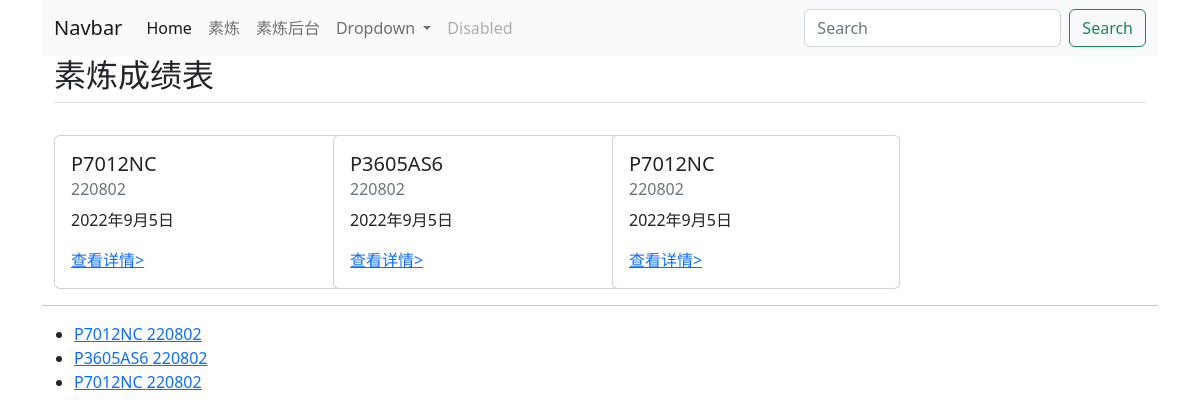
Page /mixs_dup/ on the earlier database version.
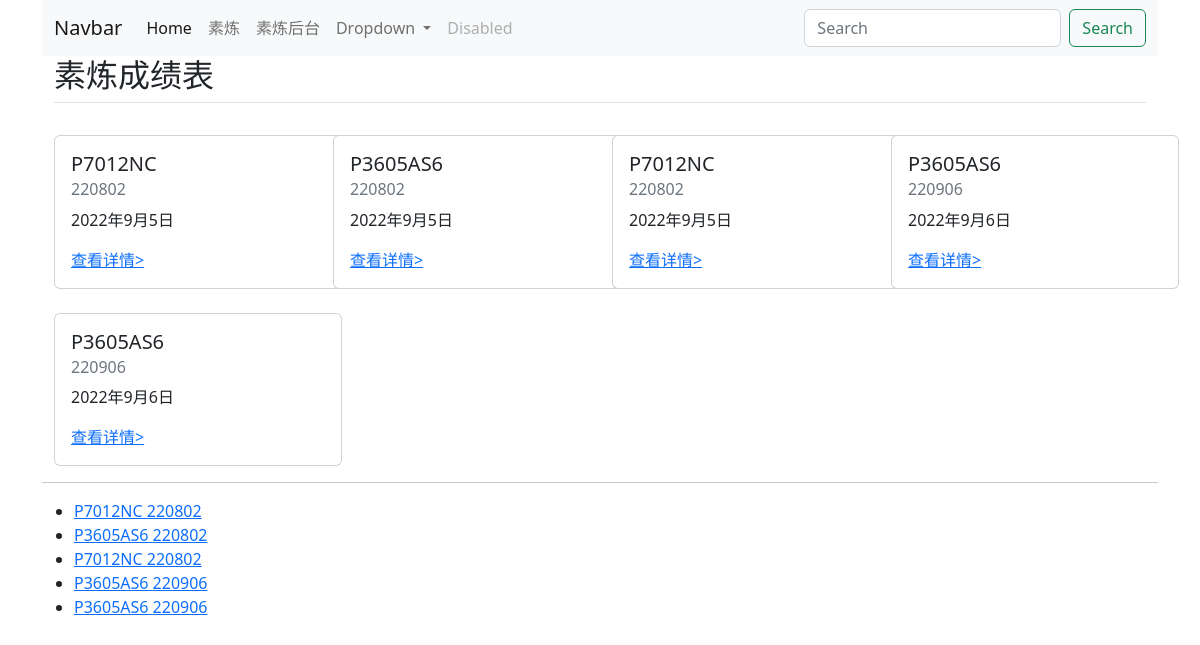
Same page on the later database version.
### mixs_dup/models.py (models this page shows, shortened)
class ProductionPlan(models.Model):
    item = models.ForeignKey(Item, on_delete=models.PROTECT, verbose_name='品名')
    lot = models.ForeignKey(Lot, on_delete=models.PROTECT, verbose_name='批号')
    created = models.DateField(blank=True, verbose_name='出表时间')
    class Meta:
        verbose_name = verbose_name_plural = '素炼成绩表'

class Item(models.Model):
    customer = models.ForeignKey(Customer, on_delete=models.PROTECT, verbose_name='客户')
    name = models.CharField(max_length=255, verbose_name='品名')
    mv = models.CharField(max_length=255, verbose_name='门尼')
    mv_min = models.FloatField(verbose_name='最小值')
    mv_max = models.FloatField(verbose_name='最大值')
    temperature = models.IntegerField(default=100, blank=True, verbose_name='温度')
    rotor = models.CharField(max_length=255, default='ML 1+4', verbose_name='转子')
    def __str__(self):
        return self.name
    class Meta:
        verbose_name = verbose_name_plural = '品名清单'

class Lot(models.Model):
    lot = models.IntegerField(verbose_name='批号')
    def __str__(self):
        return str(self.lot)
    class Meta:
        verbose_name = verbose_name_plural = '批号'

### mixs_dup/views.py (the view)
# urls.py: path('', views.index, name='index'),
def index(request):
    pps = ProductionPlan.objects.all()
    context = {
        'pps': pps,
    }
    return render(request, 'mixs_dup/index.html', context)

### mixs_dup/templates/mixs_dup/index.html
{% extends 'mixs_dup/header.html' %}
{% block content %}
{% if pps %}
<div class="container">
    <h2 class="pb-2 border-bottom">素炼成绩表</h2>
    <div class="row">
        {% for pp in pps %}
        <div class="col-sm-3 mt-4">
            <div class="card" style="width: 18rem;">
                <div class="card-body">
                    <h5 class="card-title">{{ pp.item }}</h5>
                    <h6 class="card-subtitle mb-2 text-muted">{{ pp.lot }}</h6>
                    <p class="card-text">{{ pp.created }}</p>
                    <a href="/mixs_dup/{{ pp.id }}" class="card-link">查看详情></a>
                </div>
            </div>
        </div>
        {% endfor %}
    </div>
</div>
{% else %}
<p>no results.</p>
{% endif %}
<hr>
{% if pps %}
<ul>
    {% for pp in pps %}
    <li><a href="/mixs_dup/{{ pp.id }}">{{ pp.item }} {{ pp.lot }}</a></li>
    {% endfor %}
</ul>
{% else %}
<p>no results.</p>
{% endif %}
{% endblock content %}

Differences in the rows shown:
added ProductionPlan: item "P3605AS6", lot "220906", created "2022年9月6日"
added ProductionPlan: item "P3605AS6", lot "220906", created "2022年9月6日"
